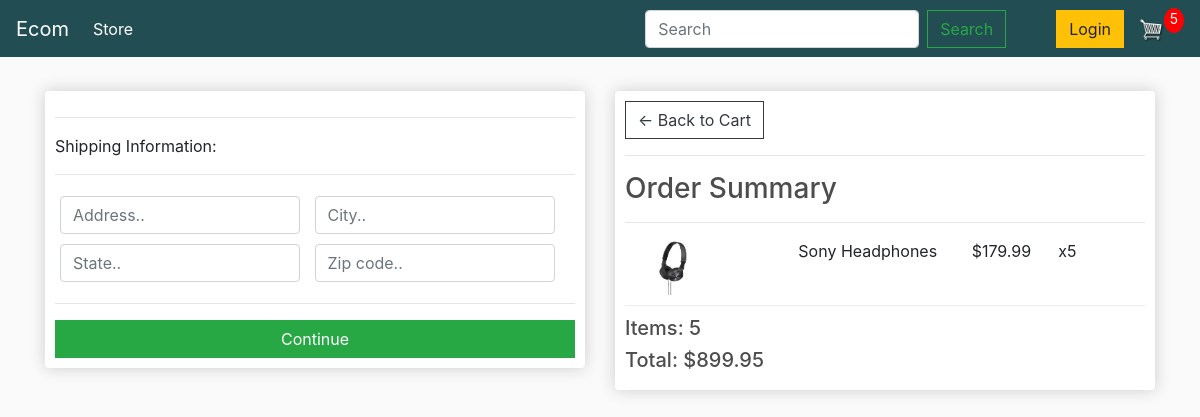
Screenshot of /checkout/ (signed in) with the database file from the repository.
### store/models.py (models this page shows, shortened)
class OrderItem(models.Model):
    product = models.ForeignKey(Product, on_delete=models.SET_NULL,null=True)
    order = models.ForeignKey(Order, on_delete=models.SET_NULL,null=True)
    quantity = models.IntegerField(default=0,null=True,blank=True)
    date_added = models.DateTimeField(auto_now_add=True)
    @property
    def get_total(self):
        total = self.product.price * self.quantity
        return total

class Product(models.Model):
    name = models.CharField(max_length=200)
    price = models.FloatField()
    digital = models.BooleanField(default=False,null=True,blank=True)
    image = models.ImageField(null=True,blank=True)
    @property
    def imageURL(self):
        try:
            url = self.image.url
        except:
            url =''
        return url

class Order(models.Model):
    customer = models.ForeignKey(Customer,on_delete=models.SET_NULL, blank=True, null=True )
    date_ordered = models.DateTimeField(auto_now_add=True)
    complete = models.BooleanField()
    transaction_id = models.CharField(max_length=200, null=True)
    @property
    def shipping(self):
        shipping  = False
        orderitems = self.orderitem_set.all()
        for i in orderitems:
            if i.product.digital == False:
                shipping = True
        return shipping
    @property
    def get_cart_total(self):
        orderitems = self.orderitem_set.all()
        total = sum([item.get_total for item in orderitems])
        return total
    @property
    def get_cart_items(self):
        orderitems = self.orderitem_set.all()
        total = sum([item.quantity for item in orderitems])
        return total

### store/views.py (the view)
# urls.py: path('checkout/',views.checkout,name="checkout"),
def checkout(request):
    data = cartData(request)
    cartItems = data['cartItems']
    order = data['order']
    items = data['items']
    context = {'items': items , 'order': order, 'cartItems' : cartItems}
    return render(request,'store/checkout.html',context)

### store/utils.py (called while the page is built)
def cartData(request):
    if request.user.is_authenticated:
        customer = request.user.customer
        order, created = Order.objects.get_or_create(customer= customer, complete=False)
        items = order.orderitem_set.all()
        cartItems = order.get_cart_items
    else:
        cookieData = cookieCart(request)
        order = cookieData['order']
        items = cookieData['items']
        cartItems = cookieData['cartItems']
    return {'cartItems': cartItems , 'order': order , 'items': items}

### store/templates/store/checkout.html (shortened to what this page needs)
{% extends 'store/main.html' %}
{% load static %}
{% block content %}
<div class="row">
     <div class="col-lg-6">
          <div class="box-element" id="form-wrapper">
               <form id="form">
                    <div id="shipping-info">
                         <hr>
                         <p>Shipping Information:</p>
                         <hr>
                         <div class="form-field">
                              <input class="form-control" type="text" name="address" placeholder="Address..">
                         </div>
                         <div class="form-field">
                              <input class="form-control" type="text" name="city" placeholder="City..">
                         </div>
                         <div class="form-field">
                              <input class="form-control" type="text" name="state" placeholder="State..">
                         </div>
                         <div class="form-field">
                              <input class="form-control" type="text" name="zipcode" placeholder="Zip code..">
                         </div>
                    </div>
                    <hr>
                    <input id="form-button" class="btn btn-success btn-block" type="submit" value="Continue">
               </form>
          </div>
          <br>
     </div>
     <div class="col-lg-6">
          <div class="box-element">
               <a  class="btn btn-outline-dark" href="{% url 'cart' %}">&#x2190; Back to Cart</a>
               <hr>
               <h3>Order Summary</h3>
               <hr>
               {% for item in items %}
                    <div class="cart-row">
                         <div style="flex:2"><img class="row-image" src="{{item.product.imageURL}}"></div>
                         <div style="flex:2"><p>{{item.product.name}}</p></div>
                         <div style="flex:1"><p>${{item.product.price|floatformat:2}}</p></div>
                         <div style="flex:1"><p>x{{item.quantity}}</p></div>
                    </div>
               {% endfor %}
               <h5>Items:     {{order.get_cart_items}}</h5>
               <h5>Total:   ${{order.get_cart_total|floatformat:2}}</h5>
          </div>
     </div>
</div>
{% endblock content %}

### static/css/main.css (style rules this page uses)
body { background-color: hsl(0, 0%, 98%); }
h1,h2,h3,h4,h5,h6 { color:hsl(0, 0%, 30%); }
.box-element { box-shadow:hsl(0, 0%, 80%) 0 0 16px; background-color: #fff; border-radius: 4px; padding: 10px; }
.col-lg-4, .col-lg-6, .col-lg-8, .col-lg-12 { margin-top: 10px; }
.btn { border-radius: 0; }
.row-image { width: 100px; }
.form-field { width:250px; display: inline-block; padding: 5px; }
.cart-row { display: flex; align-items: flex-stretch; padding-bottom: 10px; margin-bottom: 10px; border-bottom: 1px solid #ececec; }

### rows the page displays
OrderItem: product.imageURL (picture), product.name "Sony Headphones", product.price "179.99", quantity "5"
Order: get_cart_items "5", get_cart_total "899.95"

### other values shown
{{ cartItems }} "5"
